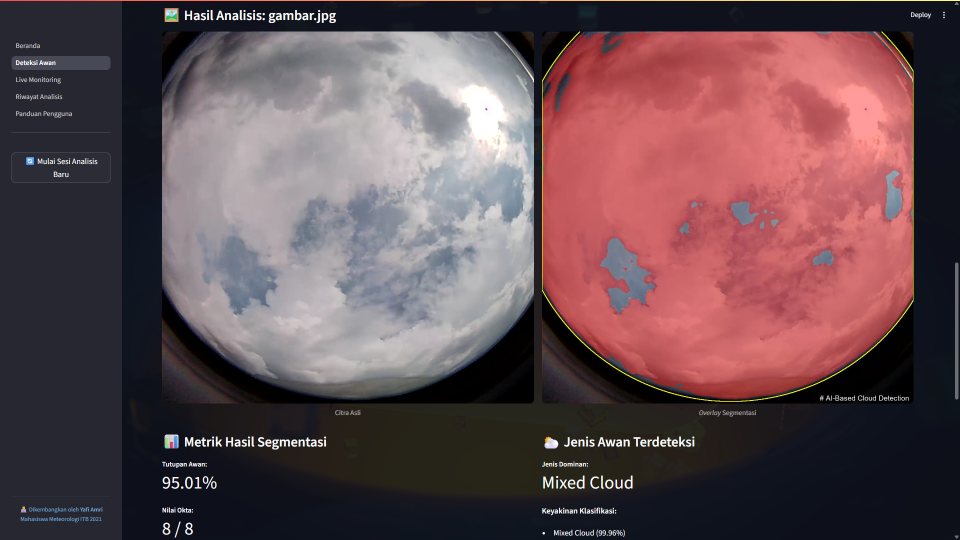
#> input picture assets/display.png, 1920 x 1080 px (shown at 1/2 size)
$ python -i roi.py   (imports and definitions only)
#> lines starting #> are read from the running program, lines starting #| are printed output that depends on the picture; after the words box and inside, x2 and y2 are one past the last pixel; in counts of white or black regions, pixels touching at a corner belong together
# utils/roi.py
import os
import cv2
import logging
import numpy as np
from PIL import Image
from typing import Optional, Union, Dict, Tuple

def detect_circle_roi(image_np: np.ndarray) -> np.ndarray:
    """Deteksi ROI lingkaran dengan validasi input dan optimasi parameter"""
    try:
        if image_np.size == 0 or len(image_np.shape) not in [2, 3]:
            logging.error("Input gambar tidak valid")
            return np.ones((512, 512), dtype=np.uint8)

        if image_np.dtype == np.float32:
            gray = cv2.cvtColor((image_np * 255).astype(np.uint8), cv2.COLOR_RGB2GRAY)
        else:
            gray = cv2.cvtColor(image_np, cv2.COLOR_RGB2GRAY) if len(image_np.shape) == 3 else image_np
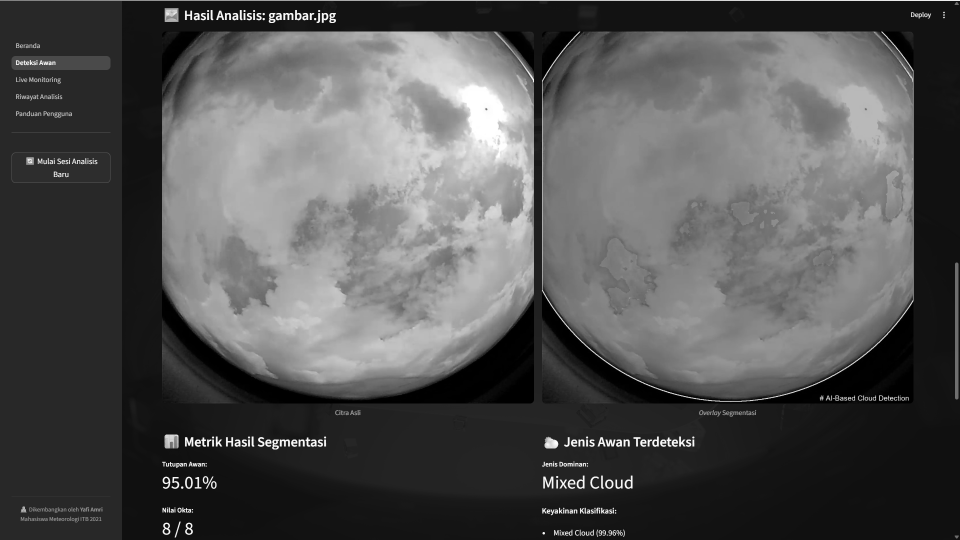
#> gray: shape (1080, 1920) (shown at 1/2 size); min 0, max 255, mean 84

        blur_size = max(5, int(min(gray.shape)//100*2-1))
#> blur_size = 19
        blur = cv2.GaussianBlur(gray, (blur_size, blur_size), 0)

        _, thresh = cv2.threshold(blur, 0, 255, cv2.THRESH_BINARY + cv2.THRESH_OTSU)
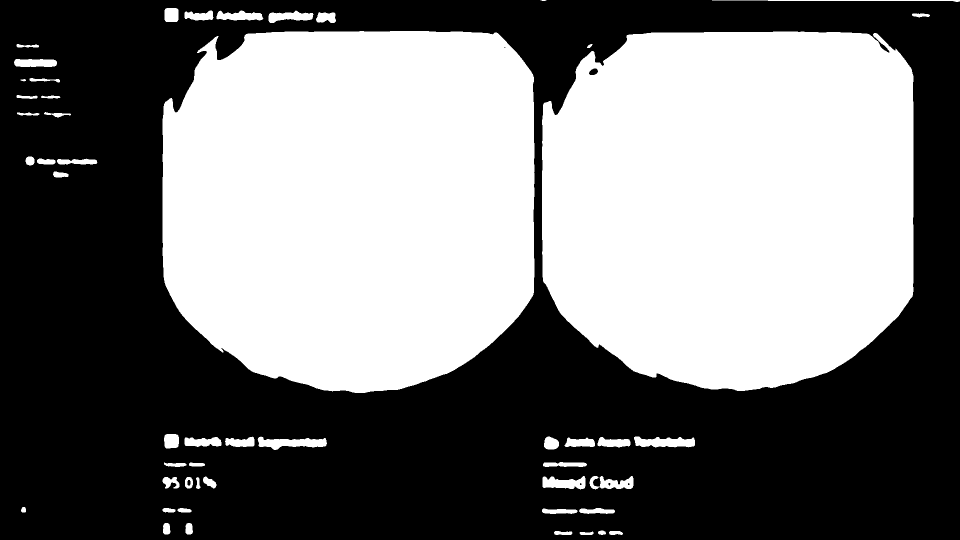
#> thresh: shape (1080, 1920) (shown at 1/2 size); 47% white; 52 white regions (1 under 20 px), largest, box (x1, y1, x2, y2) and area: (325, 62, 1069, 786) 475806, (1084, 63, 1827, 782) 471080, (515, 873, 654, 900) 2176

        kernel_size = max(3, int(min(gray.shape)//100))
#> kernel_size = 10
        kernel = np.ones((kernel_size, kernel_size), np.uint8)
        thresh = cv2.morphologyEx(thresh, cv2.MORPH_CLOSE, kernel, iterations=2)
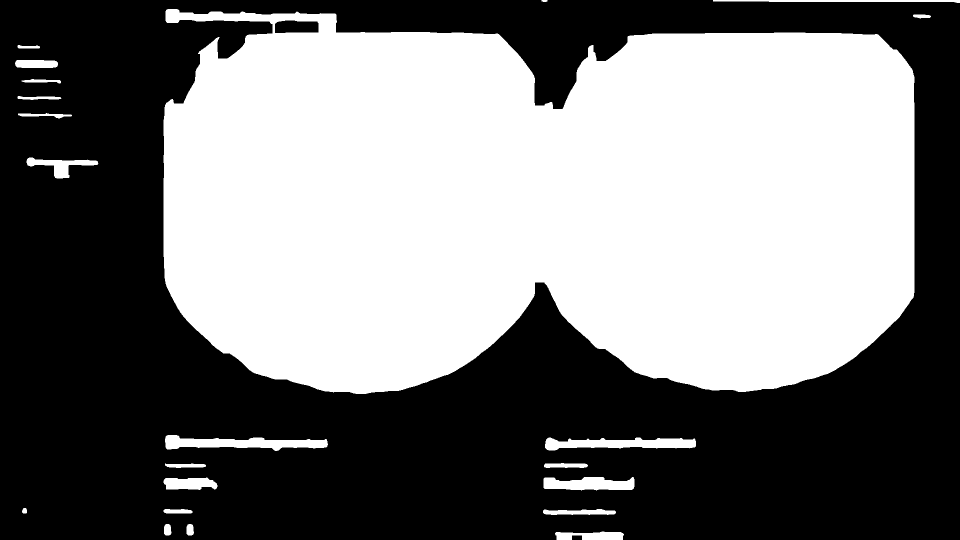
#> thresh: shape (1080, 1920) (shown at 1/2 size); 47.8% white; 22 white regions

        contours, _ = cv2.findContours(thresh, cv2.RETR_EXTERNAL, cv2.CHAIN_APPROX_SIMPLE)
#> contours = 22 contours; largest, box (x1, y1, x2, y2) and area: (327, 18, 1829, 788) 960608, (330, 870, 656, 902) 5421, (1090, 875, 1392, 901) 4816, (1087, 954, 1269, 981) 3594, (53, 315, 197, 357) 2134
        valid_contours = [c for c in contours if cv2.contourArea(c) > 100]
#> valid_contours = 20 contours; largest, box (x1, y1, x2, y2) and area: (327, 18, 1829, 788) 960608, (330, 870, 656, 902) 5421, (1090, 875, 1392, 901) 4816, (1087, 954, 1269, 981) 3594, (53, 315, 197, 357) 2134

        if not valid_contours:
            return np.ones_like(gray, dtype=np.uint8)

        largest = max(valid_contours, key=cv2.contourArea)
#> largest = contour of 1211 points, box (x1, y1, x2, y2) (327, 18, 1829, 788), area 960608
        hull = cv2.convexHull(largest)
#> hull = contour of 62 points, box (x1, y1, x2, y2) (327, 18, 1829, 788), area 1068957
        (x, y), radius = cv2.minEnclosingCircle(hull)
#> x = 1078.5; y = 308.5; radius = 800.5

        mask = np.zeros_like(gray, dtype=np.uint8)
        cv2.circle(mask, (int(x), int(y)), int(radius*0.95), 255, -1)
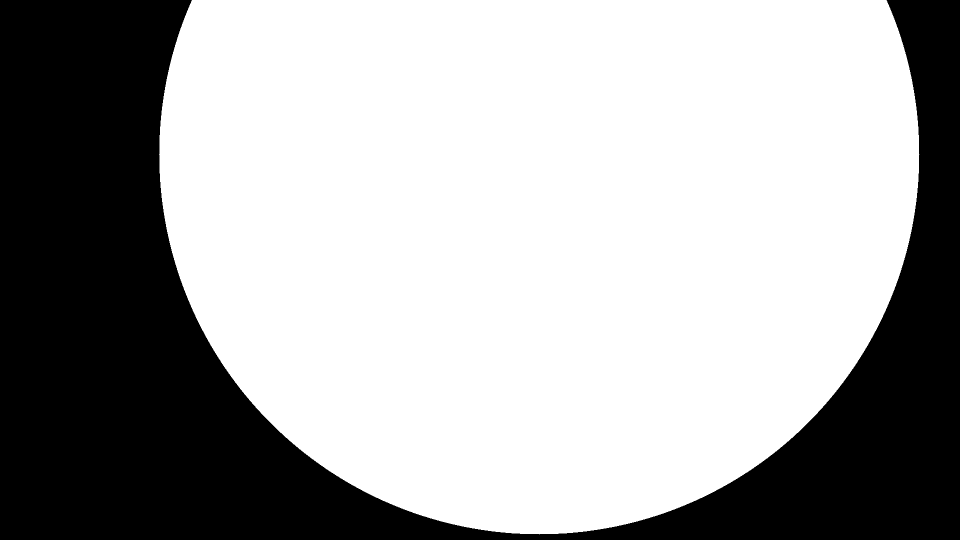
#> mask: shape (1080, 1920) (shown at 1/2 size); 65.7% white; 1 black region, box (x1, y1, x2, y2) and area: (0, 0, 1920, 1080) 710655

        return (mask > 0).astype(np.uint8)

    except Exception as e:
        logging.error(f"Deteksi gagal: {str(e)}")
        return np.ones((512, 512), dtype=np.uint8)

# [49 lines left out: function canvas_to_mask, not called in this run]

def generate_roi_mask(
    image: Union[np.ndarray, Image.Image],
    mode: str = "auto",
    canvas_data: Optional[Dict] = None,
    target_size: Optional[Tuple[int, int]] = None,
    save_path: Optional[str] = None
) -> np.ndarray:
    """API utama untuk generasi ROI mask"""
    try:
        if isinstance(image, Image.Image):
            image_np = np.array(image)
        else:
            image_np = image.copy()

        if image_np.max() <= 1.0:
            image_np = (image_np * 255).astype(np.uint8)

        if mode == "auto":
            roi_mask = detect_circle_roi(image_np)
        else:
            if canvas_data and "json_data" in canvas_data:
                roi_mask = canvas_to_mask(
                    canvas_data["json_data"],
                    orig_size=image_np.shape[:2],
                    canvas_size=(
                        canvas_data.get("width", 512),
                        canvas_data.get("height", 512)
                    )
                )
            else:
                logging.warning("Mode manual dipilih tapi data canvas tidak valid")
                roi_mask = detect_circle_roi(image_np)

        if target_size:
            roi_mask = cv2.resize(
                roi_mask.astype(np.uint8),
                target_size,
                interpolation=cv2.INTER_NEAREST
            )

        if save_path:
            os.makedirs(os.path.dirname(save_path), exist_ok=True)
            cv2.imwrite(save_path, (roi_mask * 255).astype(np.uint8))

        return roi_mask.astype(np.uint8)

    except Exception as e:
        logging.error(f"Generasi ROI gagal: {str(e)}")
        return np.ones(image_np.shape[:2], dtype=np.uint8)

>>> import cv2
>>> picture = cv2.cvtColor(cv2.imread('../assets/display.png'), cv2.COLOR_BGR2RGB)
>>> result = generate_roi_mask(picture)
